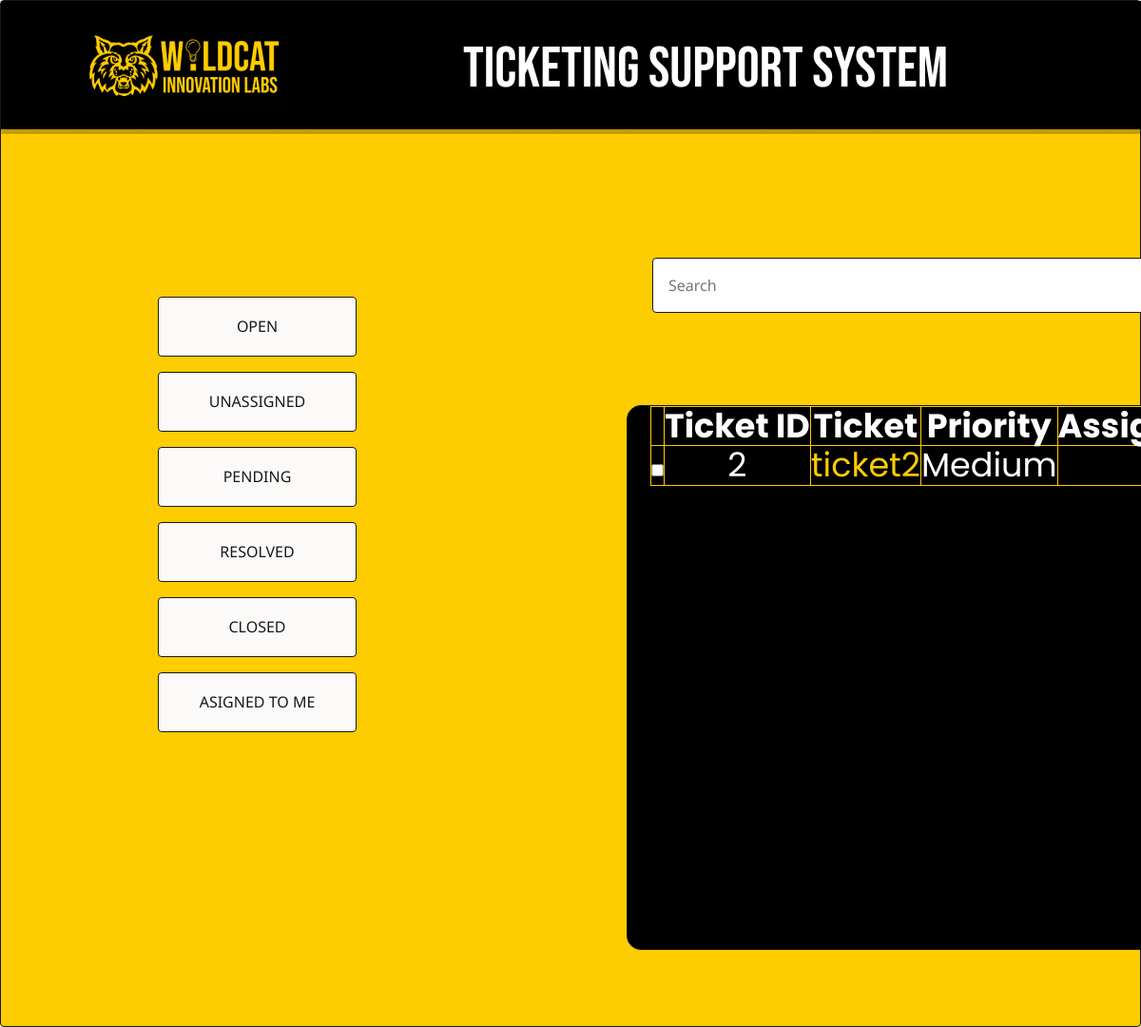
Page /tickets/resolved/ (signed in) on the committed database.
### support/models.py (models this page shows, shortened)
class SupportTicket(models.Model):
    ticket_id = models.AutoField(primary_key=True)
    LOW = 'Low'
    MEDIUM = 'Medium'
    HIGH = 'High'
    PRIORITY_CHOICES = [
        (LOW, 'Low'),
        (MEDIUM, 'Medium'),
        (HIGH, 'High'),
    ]
    ELECTRICAL = 'Electrical'
    IT = 'IT'
    FACILITIES = 'Facilities'
    OTHER = 'Other'
    CATEGORY_CHOICES = [
        (ELECTRICAL, 'Electrical'),
        (IT, 'IT'),
        (FACILITIES, 'Facilities'),
        (OTHER, 'Other'),
    ]
    title = models.CharField(max_length=100)
    description = models.TextField()
    status = models.CharField(max_length=20, choices=[
        ('Open', 'Open'),
        ('InProgress', 'InProgress'),
        ('Resolved', 'Resolved'),
        ('Closed', 'Closed'),
    ])
    priority = models.CharField(max_length=10, choices=PRIORITY_CHOICES, default=LOW)
    category = models.CharField(max_length=20, choices=CATEGORY_CHOICES, default=OTHER)
    created_by = models.ForeignKey(User, related_name='tickets_created', on_delete=models.CASCADE)
    assigned_to = models.ForeignKey(User, related_name='tickets_assigned', on_delete=models.SET_NULL, null=True, blank=True)
    created_date = models.DateTimeField(auto_now_add=True)

### support/views.py (the view)
# urls.py: path('tickets/resolved/', views.resolved_tickets, name='resolved_tickets'),
@login_required
def resolved_tickets(request):
    if request.user.is_superuser:
        resolved_tickets = SupportTicket.objects.filter(status='Resolved')
    else:
        resolved_tickets = SupportTicket.objects.filter(status='Resolved', assigned_to=request.user)
    return render(request, 'support/resolved_tickets.html', {'tickets': resolved_tickets})

### support/templates/support/resolved_tickets.html (shortened to what this page needs)
{% load static %}
<!DOCTYPE html>
<html lang="english">
<head>
  <link
    rel="stylesheet"
    href="https://unpkg.com/animate.css@4.1.1/animate.css"
  />
  <link
    rel="stylesheet"
    href="https://unpkg.com/@teleporthq/teleport-custom-scripts/dist/style.css"
  />
  <link rel="stylesheet" href="{% static 'support/style3.css' %}">
  <link rel="stylesheet" href="{% static 'support/dashboard1.css' %}">
</head>
<body>
<link rel="stylesheet" href="{% static 'support/style3.css' %}" />
<div>
  <link rel="stylesheet" href="{% static 'support/dashboard1.css' %}" />
  <div class="dashboard-container">
    <div class="dashboard-login-page">
      <div class="dashboard-rectangle1">
        <div class="dashboard-options">
          <button
            type="button"
            id="openbutton"
            name="openbutton"
            class="dashboard-button button"
            onclick="location.href='{% url 'open_tickets' %}';"
          >
            OPEN
          </button>
          <button
            type="button"
            id="unsassignedbutton"
            name="unsassignedbutton"
            class="dashboard-button1 button"
            onclick="location.href='{% url 'unassigned_tickets' %}';"
          >
            UNASSIGNED
          </button>
            <button type="button"
            class="dashboard-button2 button"
            onclick="location.href='{% url 'in_progress_tickets' %}';">
            PENDING
        </button>
        <button
          type="button"
          id="resolvedbutton"
          name="resolvedbutton"
          class="dashboard-button3 button"
          onclick="location.href='{% url 'resolved_tickets' %}';"
        >
          RESOLVED
        </button>
        <button
          type="button"
          id="closedbutton"
          name="closedbutton"
          class="dashboard-button4 button"
          onclick="location.href='{% url 'closed_tickets' %}';"
        >
          CLOSED
        </button>
        <button
          type="button"
          id="assignedtobutton"
          name="assignedtobutton"
          class="dashboard-button6 button"
          onclick="location.href='{% url 'assigned_to_me' %}';"
        >
          ASIGNED TO ME
        </button>
      </div>
      <input
        type="text"
        placeholder="Search"
        class="dashboard-textinput input"
      />
      <form id="delete-tickets-form" method="POST" action="{% url 'delete_tickets' %}">
        <ul id="tickets table" class="dashboard-ul list">
          <table class="tickets-table scrollable-table">
            <thead>
              <tr>
                <th></th>
                <th>Ticket ID</th>
                <th>Ticket</th>
                <th>Priority</th>
                <th>Assigned Support</th>
              </tr>
            </thead>
            <tbody>
              {% for ticket in tickets %}
              <tr>
                <td><input type="checkbox" name="ticket_id" value="{{ ticket.ticket_id }}"></td>
                <td>{{ ticket.ticket_id }}</td>
                <td><a href=" {% url 'view_ticket' ticket.ticket_id %} ">{{ ticket.title }}</a>  {{ ticket.status.name }}</td>
                <td>{{ ticket.get_priority_display }}</td>
                <td>
                </td>
              </tr>
              {% endfor %}
            </tbody>
          </table>
        </ul>
      </form>
      <div class="dashboard-navigation-bar">
        <div class="dashboard-rectangle2">
          <img
            src="{% static 'img/image2425-rrom-200h.png'%}"
            alt="image2425"
            class="dashboard-image2"
          />
          <span class="dashboard-text2">TICKETING SUPPORT SYSTEM</span>
        </div>
      </div>
    </div>
  </div>
</div>
</div>
</body>
</html>

### support/static/support/style3.css (style rules this page uses)
:root { --dl-size-size-large: 144px; --dl-size-size-small: 48px; --dl-size-size-medium: 96px; --dl-size-size-xlarge: 192px; --dl-size-size-xsmall: 16px; --dl-space-space-unit: 16px; --dl-size-size-xxlarge: 288px; --dl-size-size-maxwidth: 1400px; --dl-color-theme-accent1: #F3E8E2; --dl-color-theme-accent2: #D8BFAF; --dl-radius-radius-round: 50%; --dl-color-theme-primary1: #D1510A; --dl-color-theme-primary2: #923A06; --dl-space-space-halfunit: 8px; --dl-space-space-sixunits: 96px; --dl-space-space-twounits: 32px; --dl-radius-radius-radius2: 2px; --dl-radius-radius-radius4: 4px; --dl-radius-radius-radius8: 8px; --dl-space-space-fiveunits: 80px; --dl-space-space-fourunits: 64px; --dl-color-theme-secondary1: #F3E8E2; --dl-color-theme-secondary2: #E0D1CB; --dl-space-space-threeunits: 48px; --dl-color-theme-neutral-dark: #191818; --dl-radius-radius-cardradius: 8px; --dl-color-theme-neutral-light: #FBFAF9; --dl-radius-radius-imageradius: 8px; --dl-radius-radius-inputradius: 24px; --dl-radius-radius-buttonradius: 24px; --dl-space-space-oneandhalfunits: 24px; }
.button { color: var(--dl-color-theme-neutral-dark); display: inline-block; padding: 0.5rem 1rem; border-color: var(--dl-color-theme-neutral-dark); border-width: 1px; border-radius: 4px; background-color: var(--dl-color-theme-neutral-light); }
.input { color: var(--dl-color-theme-neutral-dark); cursor: auto; padding: 0.5rem 1rem; border-color: var(--dl-color-theme-neutral-dark); border-width: 1px; border-radius: 4px; background-color: var(--dl-color-theme-neutral-light); }
.list { width: 100%; margin: 1em 0px 1em 0px; display: block; padding: 0px 0px 0px 1.5rem; list-style-type: none; list-style-position: outside; }

### support/templates/support/resolved_tickets.html (style rules this page uses)
html { line-height: 1.15; }
body { margin: 0; }
* { box-sizing: border-box; border-width: 0; border-style: solid; }
p,li,ul,pre,div,h1,h2,h3,h4,h5,h6,figure,blockquote,figcaption { margin: 0; padding: 0; }
button { background-color: transparent; }
button,input,optgroup,select,textarea { font-family: inherit; font-size: 100%; line-height: 1.15; margin: 0; }
button,select { text-transform: none; }
button,[type="button"],[type="reset"],[type="submit"] { -webkit-appearance: button; }
a { color: inherit; text-decoration: inherit; }
input { padding: 2px 4px; }
img { display: block; }
html { scroll-behavior: smooth }
html { font-family: Noto Sans; font-size: 16px; }
body { font-weight: 400; font-style:normal; text-decoration: none; text-transform: none; letter-spacing: normal; line-height: 1.15; color: var(--dl-color-theme-neutral-dark); background-color: var(--dl-color-theme-neutral-light); fill: var(--dl-color-theme-neutral-dark); }

### rows in the picture
SupportTicket: ticket_id "2", title "ticket2", priority "Medium"
